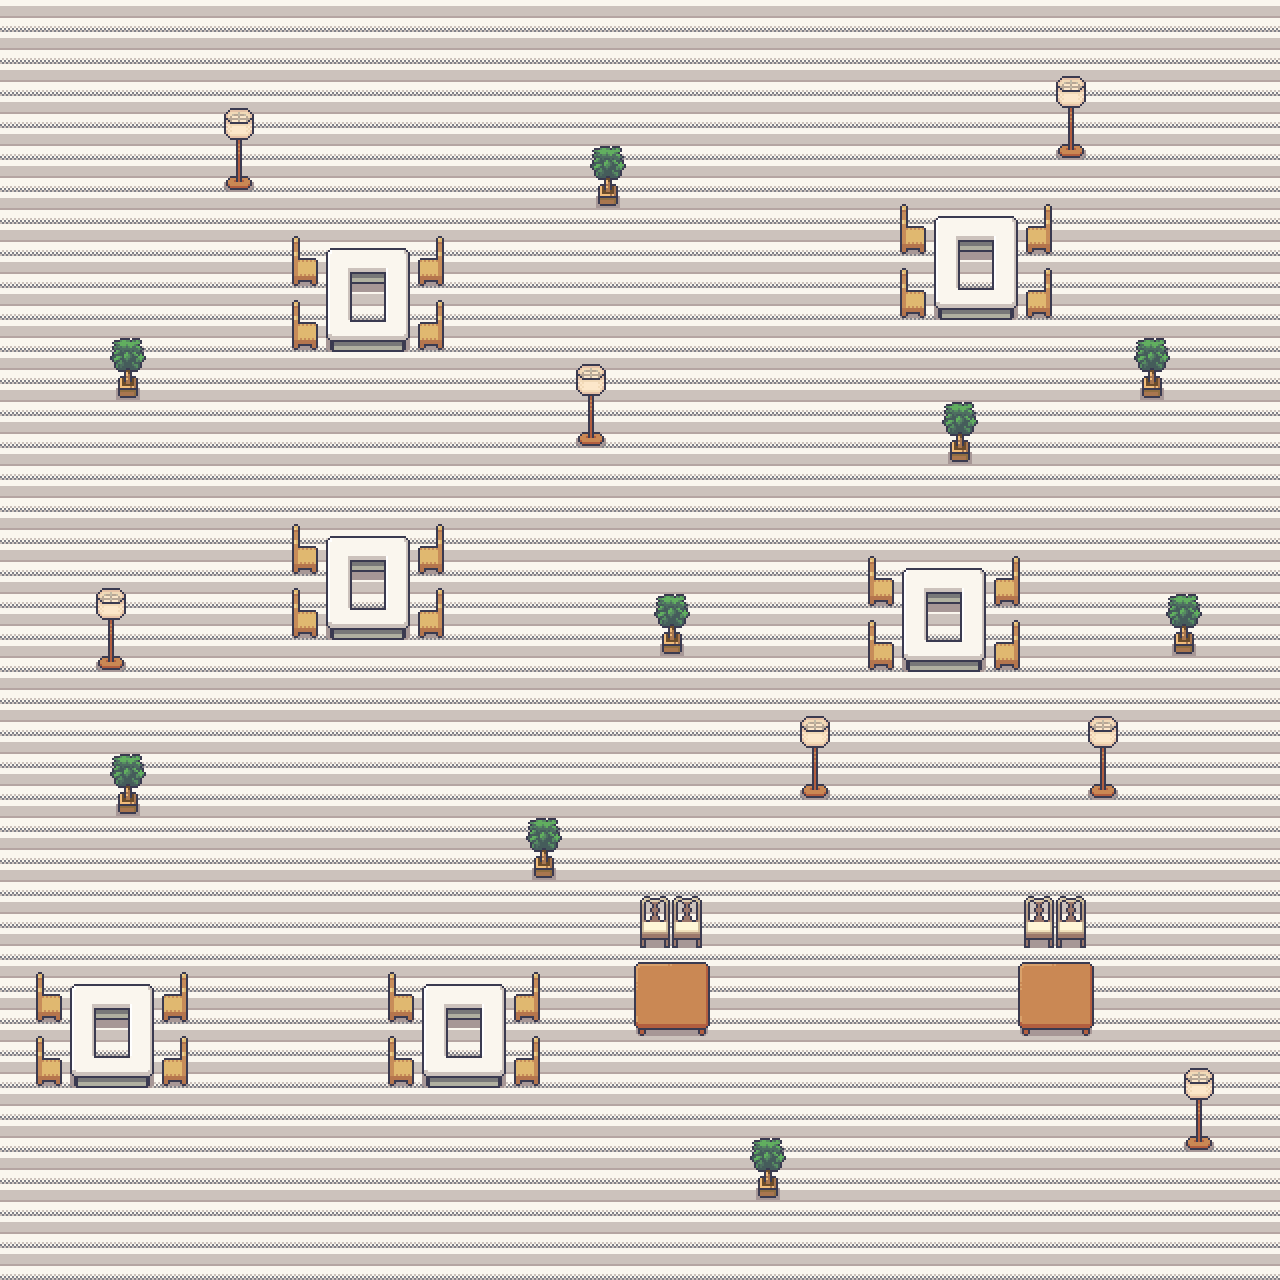

Tiled map render using the project's own tile images. Description and the map definition, with tile-layer contents summarised, below:
An orthogonal 40x40 tile map with 32x32 px tiles, 3 tile layers (Below Player, World, Above Player) and 1 object (Spawn Point).

<map version="1.4" tiledversion="1.4.3" orientation="orthogonal" renderorder="right-down" width="40" height="40" tilewidth="32" tileheight="32" infinite="0" nextlayerid="5" nextobjectid="277">
 <editorsettings>
  <export target="conference-town.json" format="json" />
 </editorsettings>
 <properties>
  <property name="edges" value="clamped" />
 </properties>
 <tileset firstgid="1" name="ConferenceItems" tilewidth="32" tileheight="32" tilecount="896" columns="16">
  <properties>
   <property name="collides" type="bool" value="true" />
  </properties>
  <image source="../tilesets/conference-items.png" width="512" height="1792" />
 </tileset>
 <layer id="1" name="Below Player" width="40" height="40">
  <data>[1600 cells, 1600 non-empty, 1 distinct tile ids]</data>
 </layer>
 <layer id="2" name="World" width="40" height="40">
  <data>[1600 cells, 227 non-empty, 39 distinct tile ids]</data>
 </layer>
 <layer id="3" name="Above Player" width="40" height="40">
  <data>[1600 cells, 0 non-empty, 0 distinct tile ids]</data>
 </layer>
 <objectgroup id="4" name="Objects" locked="1">
  <object id="275" name="Spawn Point" x="352" y="1216">
   <point />
  </object>
 </objectgroup>
</map>
